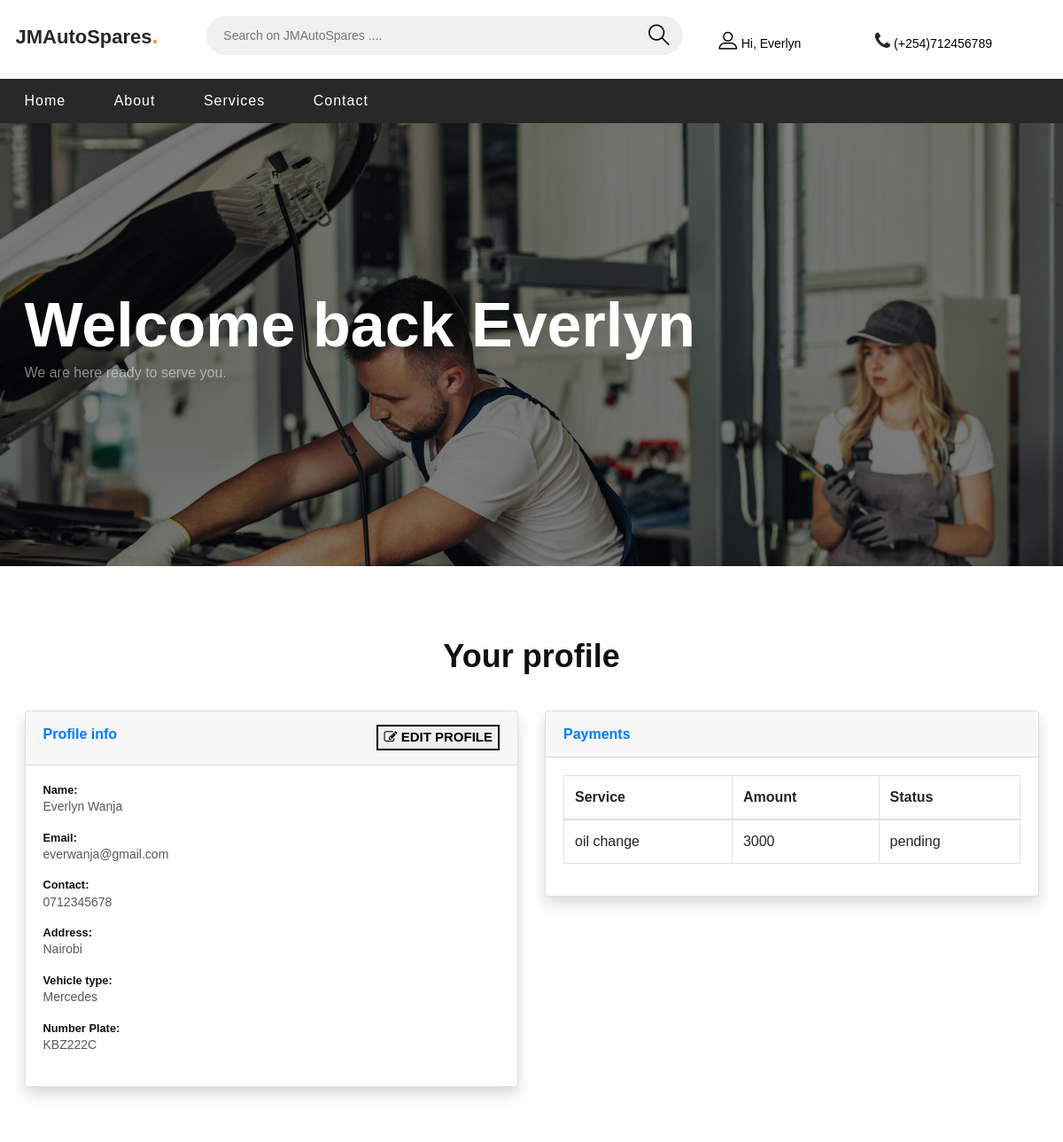
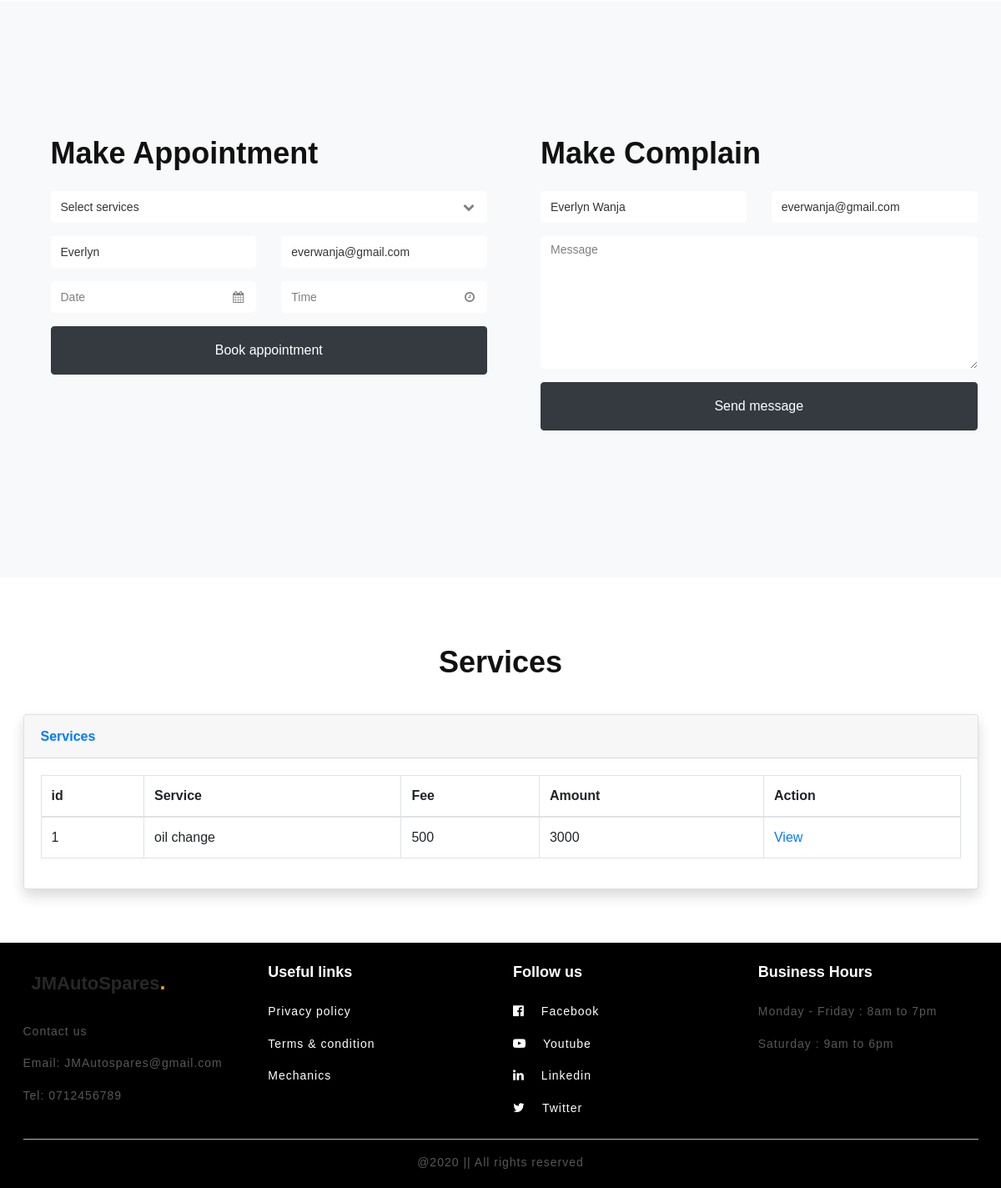
Screenshot of /home.php (signed in) with the database file from the repository (2 pictures, top to bottom).
### tables this page shows
CREATE TABLE `users` (
  `user_id` int(11) NOT NULL,
  `fname` varchar(255) NOT NULL,
  `lname` varchar(255) NOT NULL,
  `email` varchar(255) NOT NULL,
  `password` varchar(255) NOT NULL,
  `address` varchar(255) NOT NULL,
  `contact` varchar(255) NOT NULL,
  `vehicle` int(11) NOT NULL,
  `numberplate` varchar(255) NOT NULL,
  `created_on` date NOT NULL
);

CREATE TABLE `car` (
  `car_id` int(11) NOT NULL,
  `car_name` varchar(255) NOT NULL,
  `image` varchar(255) NOT NULL
);

CREATE TABLE `serve` (
  `serve_id` int(11) NOT NULL,
  `a_id` int(11) NOT NULL,
  `user_id` int(11) NOT NULL,
  `service_id` int(11) NOT NULL,
  `p_id` int(11) NOT NULL,
  `mechanic_id` int(11) NOT NULL,
  `fee` varchar(255) NOT NULL,
  `info` varchar(255) NOT NULL,
  `start` time NOT NULL,
  `end` time NOT NULL,
  `amount` varchar(255) NOT NULL,
  `date` date NOT NULL
);

CREATE TABLE `service` (
  `service_id` int(11) NOT NULL,
  `name` varchar(255) NOT NULL,
  `info` varchar(255) NOT NULL
);

### home.php (the view, shortened to what this page needs)
<?php
include "db.php";
include 'includes/header.php';
include 'includes/nav.php';
$sql = "SELECT * FROM users where user_id = $_SESSION[uid]";
$query = mysqli_query($con, $sql);
$row = mysqli_fetch_array($query);
$car = $row['vehicle'];
?>
    <section class="hero-wrap hero-wrap-2" style="background-image: url('img/bg_2.jpg');" data-stellar-background-ratio="0.5">
        <div class="overlay"></div>
        <div class="container">
            <div class="row no-gutters slider-text align-items-end">
                <div class="col-md-9 ftco-animate pb-5">
                    <h1 class="mb-0 bread">Welcome back <?php echo $row['fname'] ?></h1>
                    <p class="breadcrumbs mb-2"><span class="mr-2">We are here ready to serve you.</span></p>
                </div>
            </div>
        </div>
    </section>
    <section class="profile">
        <div class="container">
            <h2 class="text-center">Your profile</h2>
            <div class="row">
                <div class="col-lg-6">
                    <div class="card shadow mb-4">
                        <div class="card-header py-3 prof">
                            <h6 class="m-0 font-weight-bold text-primary">Profile info</h6>
                            <button class=" pof float-right"  data-toggle="modal" data-target="#editProf"><i class="fa fa-edit"></i> Edit profile</button>
                        </div>
                        <div class="card-body">
                            <h4 class="small font-weight-bold">Name: </h4>
                            <p><?php echo $row['fname'],' ',$row['lname']?></p>
                            <h4 class="small font-weight-bold">Email: </h4>
                            <p><?php echo $row['email']?></p>
                            <h4 class="small font-weight-bold">Contact: </h4>
                            <p><?php echo $row['contact']?></p>
                            <h4 class="small font-weight-bold">Address: </h4>
                            <p><?php echo $row['address']?></p>
                            <h4 class="small font-weight-bold">Vehicle type: </h4>
                            <?php
                            $query = "SELECT * FROM car where car_id ='$car';";
                            $sql = mysqli_query($con, $query);
                            $fetch = mysqli_fetch_array($sql);
                            $carname=$fetch['car_name'];
                            ?>
                            <p><?php echo $carname?></p>
                            <h4 class="small font-weight-bold">Number Plate: </h4>
                            <p><?php echo $row['numberplate']?></p>
                        </div>
                    </div>
                </div>
                <div class="col-lg-6">
                    <div class="card shadow mb-4">
                        <div class="card-header py-3 prof">
                            <h6 class="m-0 font-weight-bold text-primary">Payments</h6>
                        </div>
                        <div class="card-body">
                            <div class="table-responsive">
                                <table class="table table-bordered" id="dataTable" width="100%" cellspacing="0">
                                    <thead>
                                    <tr>
                                        <th>Service</th>
                                        <th>Amount</th>
                                        <th>Status</th>
                                    </tr>
                                    </thead>
                                    <?php
                                    $query = mysqli_query($con, "SELECT * FROM `serve` WHERE user_id='$_SESSION[uid]'") or die(mysqli_error());
                                    while($fetch = mysqli_fetch_array($query)){
                                        ?>
                                        <tr>
                                            <td>oil change</td>
                                            <td>3000</td>
                                            <td>pending</td>
                                        </tr>
                                        <?php
                                    }
                                    ?>
                                </table>
                            </div>
                        </div>
                    </div>
                </div>
            </div>
        </div>
    </section>
    <section class="ftco-appointment ftco-section ftco-no-pt ftco-no-pb img bg-light">
        <div class="container">
            <div class="row d-md-flex justify-content-end">
                <div class="col-md-12 col-lg-6 half p-3 py-5 pl-lg-5 ftco-animate heading-section heading-section-white home">
                    <h2 class="mb-4 " style="font-weight: 800; ">Make Appointment</h2>
                    <form action="action.php" class="appointment" method="post">
                        <div class="row">
                            <div class="col-md-12">
                                <div class="form-group">
                                    <div class="form-field">
                                        <div class="select-wrap">
                                            <div class="icon"><span class="fa fa-chevron-down"></span></div>
                                            <select name="service" id="service" class="form-control">
                                                <option value="">Select services</option>
                                            </select>
                                        </div>
                                    </div>
                                </div>
                            </div>
                            <div class="col-md-6">
                                <div class="form-group">
                                    <input type="text" class="form-control" placeholder="Your Name" value="<?php echo $row['fname']?>">
                                </div>
                            </div>
                            <div class="col-md-6">
                                <div class="form-group">
                                    <input type="email" class="form-control" placeholder="Email" value="<?php echo $row['email']?>">
                                </div>
                            </div>
                            <div class="col-md-6">
                                <div class="form-group">
                                    <div class="input-wrap">
                                        <div class="icon"><span class="fa fa-calendar"></span></div>
                                        <input type="text" name="date" class="form-control appointment_date" placeholder="Date">
                                    </div>
                                </div>
                            </div>
                            <div class="col-md-6">
                                <div class="form-group">
                                    <div class="input-wrap">
                                        <div class="icon"><span class="fa fa-clock-o"></span></div>
                                        <input type="text" name="time" class="form-control appointment_time" placeholder="Time">
                                    </div>
                                </div>
                            </div>
                            <div class="col-md-12">
                                <div class="form-group">
                                    <input type="submit" name="book" value="Book appointment" class="btn btn-dark py-3 px-4">
                                </div>
                            </div>
                        </div>
                    </form>
                </div>
                <div class="col-md-12 col-lg-6 half p-3 py-5 pl-lg-5 ftco-animate heading-section heading-section-white">
                    <h2 class="mb-4" style="font-weight: 800; ">Make Complain</h2>
                    <form action="action.php" method="post" class="appointment">
                        <div class="row">
                            <div class="col-md-6">
                                <div class="form-group">
                                    <input type="text" class="form-control" placeholder="Your Name" value="<?php echo $row['fname'] .' '. $row['lname']?>">
                                </div>
                            </div>
                            <div class="col-md-6">
                                <div class="form-group">
                                    <input type="email" class="form-control" placeholder="email" value="<?php echo $row['email']?>">
                                </div>
                            </div>
                            <div class="col-md-12">
                                <div class="form-group">
                                    <textarea name="message" id="" cols="30" rows="7" class="form-control" placeholder="Message"></textarea>
                                </div>
                            </div>
                            <div class="col-md-12">
                                <div class="form-group">
                                    <input type="submit" name="complain" value="Send message" class="btn btn-dark py-3 px-4">
                                </div>
                            </div>
                        </div>
                    </form>
                </div>
            </div>
        </div>
    </section>
    <section class="profile">
        <div class="container">
            <h2 class="text-center"> Services</h2>
            <div class="row">
                <div class="col-lg-12">
                    <div class="card shadow mb-4">
                        <div class="card-header py-3 prof">
                            <h6 class="m-0 font-weight-bold text-primary">Services</h6>
                        </div>
                        <div class="card-body">
                            <div class="table-responsive">
                                <table class="table table-bordered" id="dataTable" width="100%" cellspacing="0">
                                    <thead>
                                    <tr>
                                        <th>id</th>
                                        <th>Service</th>
                                        <th>Fee</th>
                                        <th>Amount</th>
                                        <th>Action</th>
                                    </tr>
                                    </thead>
                                    <?php
                                    $query = mysqli_query($con, "SELECT * FROM `serve` WHERE user_id='$_SESSION[uid]'") or die(mysqli_error());
                                    while($fetch = mysqli_fetch_array($query)){
                                        ?>
                                        <tr>
                                            <td><?php echo $fetch['serve_id']?></td>
                                            <td><?php
                                                $service =$fetch['service_id'];
                                                $sql ="SELECT * FROM service WHERE service_id = $service";
                                                $run = mysqli_query($con,$sql);
                                                $row = mysqli_fetch_array($run);
                                                echo $row['name'] ?></td>
                                            <td>500</td>
                                            <td>3000</td>
                                            <td>
                                                <a href=""  data-toggle="modal" type="button" data-target="#view<?php echo $fetch['serve_id']?>" title="edit">View</a>
                                            </td>
                                        </tr>
                                        <?php
                                    }
                                    ?>
                                </table>
                            </div>
                        </div>
                    </div>
                </div>
            </div>
        </div>
    </section>
<?php
include 'includes/footer.php';
include 'includes/scripts.php';

### css/style.css (style rules this page uses)
html, body { height: 100%; font-family: 'Josefin Sans', sans-serif; -webkit-font-smoothing: antialiased; font-smoothing: antialiased; }
h1, h2, h3, h4, h5, h6 { margin: 0; color: #111111; font-weight: 600; }
h1 { font-size: 70px; }
h2 { font-size: 36px; }
h4 { font-size: 24px; }
h6 { font-size: 16px; }
p { font-size: 14px; color: #585858; line-height: 1.6; }
.ftco-section { padding: 7em 0; position: relative; }
.card-header button { margin-top: -20px !important; border: 2px solid black; font-size: 15px; text-transform: uppercase; font-weight: 600; }
.bg-light { background-color: #f8f9fa !important; }
.ftco-appointment { background-position: center center !important; position: relative; }
.ftco-appointment .half { width: 100%; }
.ftco-appointment .half h2 { font-weight: 600; }
.appointment .form-group { position: relative; width: 100%; display: block; }
.appointment .form-group .icon { position: absolute; top: 50% !important; right: 15px; font-size: 16px; -webkit-transform: translateY(-50%); -ms-transform: translateY(-50%); transform: translateY(-50%); }
.appointment .form-group .icon span { font-size: 14px; color: rgba(0, 0, 0, 0.5) !important; }
.appointment .form-group .select-wrap, .appointment .form-group .input-wrap { position: relative; }
.appointment .form-group .select-wrap select, .appointment .form-group .input-wrap select { -webkit-appearance: none; -moz-appearance: none; appearance: none; }
.appointment .form-group .btn { width: 100%; display: block !important; }
.appointment .form-control { border: transparent; background: #fff !important; color: rgba(0, 0, 0, 0.8) !important; font-size: 14px; font-weight: 500; border-radius: 5px; -webkit-box-shadow: none !important; box-shadow: none !important; }
.appointment textarea.form-control { height: inherit !important; }
.profile { padding-top: 80px; padding-bottom: 40px; position: relative; }
.profile h2 { padding-bottom: 40px; }
.home h2 { font-weight: 800px !important; }
.hero-wrap { width: 100%; height: 100%; position: inherit; background-size: cover; background-repeat: no-repeat; background-position: top center; position: relative; }
.hero-wrap .overlay { position: absolute; top: 0; left: 0; right: 0; bottom: 0; content: ''; opacity: .4; background: #000000; }
.hero-wrap.hero-wrap-2 { height: 500px; }
.hero-wrap.hero-wrap-2 .overlay { opacity: .5; }
.hero-wrap.hero-wrap-2 .slider-text { height: 350px; }
.hero-wrap.hero-wrap-2 .slider-text h1 { font-weight: 800; font-size: 70px; }
.hero-wrap .slider-text h1 { color: #fff; line-height: 1.2; font-family: "Poppins", Arial, sans-serif; }
.hero-wrap .slider-text p { font-size: 18px; line-height: 1.5; color: rgba(255, 255, 255, 0.7); }
.hero-wrap .slider-text .breadcrumbs { font-size: 16px; font-weight: 400; margin-bottom: 20px; z-index: 99; }
.hero-wrap .slider-text .breadcrumbs span { color: rgba(255, 255, 255, 0.5); }
@media (min-width: 1200px) { .container { max-width: 1175px; } }

### rows the page displays
users: fname "Everlyn", lname "Wanja", email "everwanja@gmail.com", contact "0712345678", address "Nairobi", numberplate "KBZ222C", fname+lname "Everlyn Wanja"
car: car_name "Mercedes"
serve: serve_id "1", service.name "oil change"

### other values shown
$_SESSION["name"] "Everlyn"
